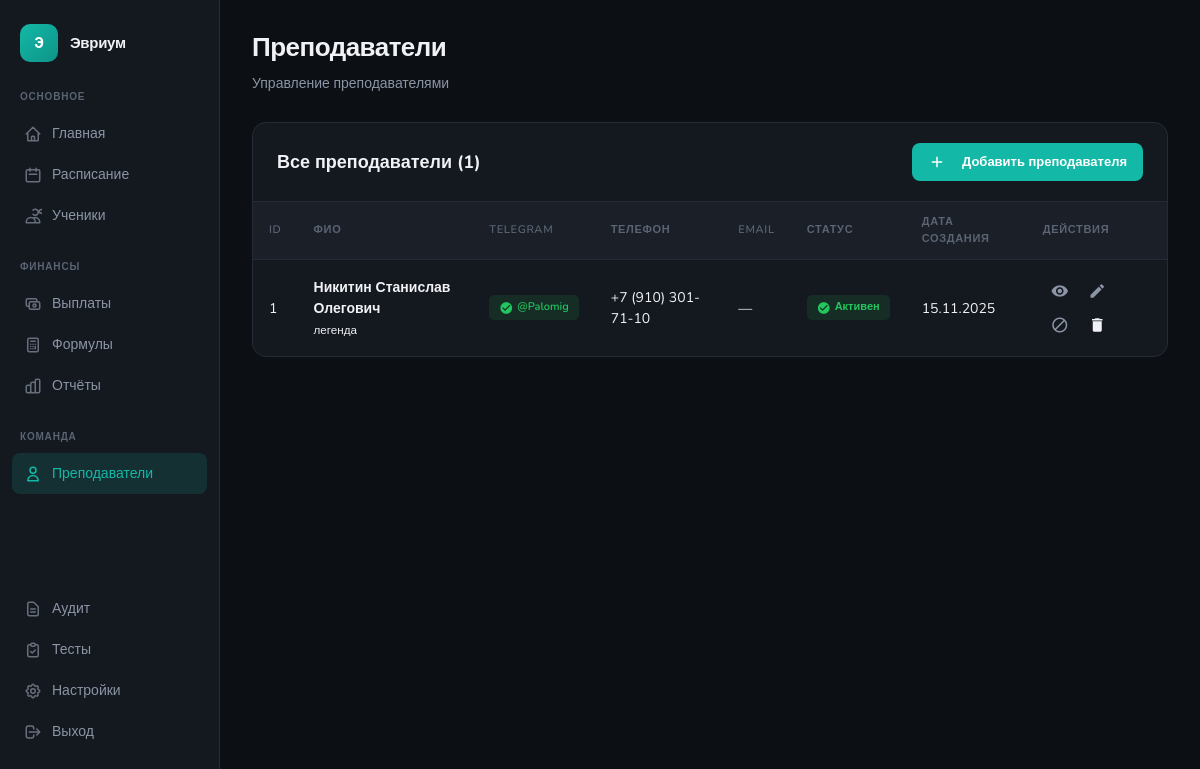
The page /zarplata/teachers.php (signed in) on the database as committed earlier.
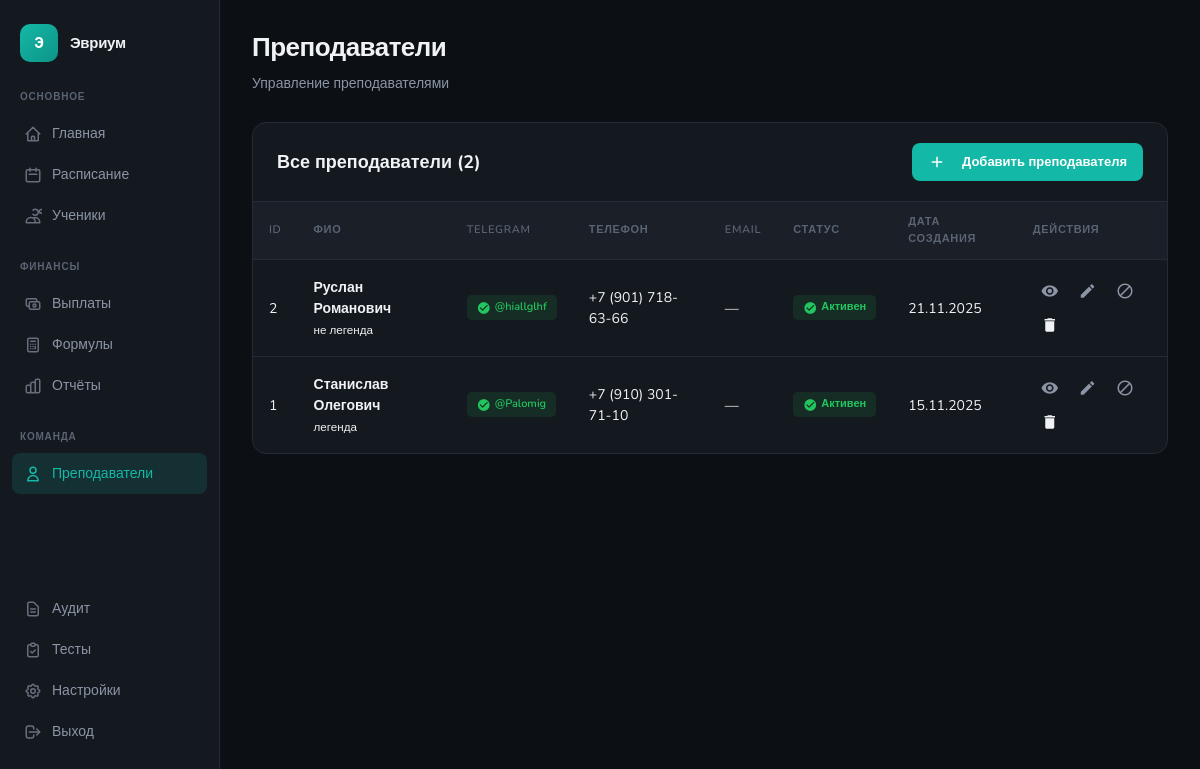
The same page on the database as committed later.
### tables this page shows
CREATE TABLE IF NOT EXISTS `teachers` (
  `id` int(11) NOT NULL AUTO_INCREMENT,
  `name` varchar(100) NOT NULL,
  `display_name` varchar(50) DEFAULT NULL,
  `telegram_id` bigint(20) DEFAULT NULL,
  `telegram_username` varchar(50) DEFAULT NULL,
  `phone` varchar(20) DEFAULT NULL,
  `email` varchar(100) DEFAULT NULL,
  `formula_id_group` int(11) DEFAULT NULL,
  `formula_id_individual` int(11) DEFAULT NULL,
  `formula_id` int(11) DEFAULT NULL,
  `active` tinyint(1) DEFAULT '1',
  `notes` text,
  `created_at` datetime DEFAULT CURRENT_TIMESTAMP,
  `updated_at` datetime DEFAULT CURRENT_TIMESTAMP ON UPDATE CURRENT_TIMESTAMP,
  PRIMARY KEY (`id`),
  UNIQUE KEY `telegram_id` (`telegram_id`),
  KEY `idx_telegram_id` (`telegram_id`),
  KEY `idx_active` (`active`),
  KEY `idx_formula_id` (`formula_id`),
  KEY `idx_formula_group` (`formula_id_group`),
  KEY `idx_formula_individual` (`formula_id_individual`)
);

### zarplata/config/db.php (called while the page is built, shortened)
<?php
$pdo = null;
function getDB() {
    global $pdo;
    if ($pdo === null) {
        try {
            $dsn = sprintf(
                "mysql:host=%s;dbname=%s;charset=%s",
                DB_HOST,
                DB_NAME,
                DB_CHARSET
            );
            $options = [
                PDO::ATTR_ERRMODE => PDO::ERRMODE_EXCEPTION,
                PDO::ATTR_DEFAULT_FETCH_MODE => PDO::FETCH_ASSOC,
                PDO::ATTR_EMULATE_PREPARES => false,
            ];
            $pdo = new PDO($dsn, DB_USER, DB_PASS, $options);
        } catch (PDOException $e) {
            error_log("Database connection failed: " . $e->getMessage());
            die("Ошибка подключения к базе данных");
        }
    }
    return $pdo;
}
function dbQuery($sql, $params = []) {
    try {
        $pdo = getDB();
        $stmt = $pdo->prepare($sql);
        $stmt->execute($params);
        return $stmt->fetchAll();
    } catch (PDOException $e) {
        error_log("Query failed: " . $e->getMessage());
        return [];
    }
}

### zarplata/config/helpers.php (called while the page is built, shortened)
<?php
function e($text) {
    return htmlspecialchars($text ?? '', ENT_QUOTES, 'UTF-8');
}
function formatDate($date, $format = 'd.m.Y') {
    $timestamp = strtotime($date);
    return $timestamp ? date($format, $timestamp) : '—';
}
function formatPhone($phone) {
    $cleaned = preg_replace('/\D/', '', $phone);
    if (preg_match('/^([78])(\d{3})(\d{3})(\d{2})(\d{2})$/', $cleaned, $matches)) {
        return sprintf('+%s (%s) %s-%s-%s', $matches[1], $matches[2], $matches[3], $matches[4], $matches[5]);
    }
    return $phone;
}
function truncate($text, $length = 100, $suffix = '...') {
    if (mb_strlen($text) <= $length) {
        return $text;
    }
    return mb_substr($text, 0, $length) . $suffix;
}

### zarplata/teachers.php (the view, shortened to what the changed rows need)
<?php
require_once __DIR__ . '/config/db.php';
require_once __DIR__ . '/config/helpers.php';
$teachers = dbQuery(
    "SELECT t.*,
            fg.name as formula_group_name,
            fi.name as formula_individual_name
     FROM teachers t
     LEFT JOIN payment_formulas fg ON t.formula_id_group = fg.id
     LEFT JOIN payment_formulas fi ON t.formula_id_individual = fi.id
     ORDER BY t.active DESC, t.name ASC",
    []
);
require_once __DIR__ . '/templates/header.php';
?>
<div class="table-container">
    <div class="table-header">
        <h2 class="table-title">Все преподаватели (<?= count($teachers) ?>)</h2>
        <button class="btn btn-primary" onclick="openTeacherModal()">
            <span class="material-icons" style="margin-right: 8px; font-size: 18px;">add</span>
            Добавить преподавателя
        </button>
    </div>
    <?php if (empty($teachers)): ?>
        <div class="empty-state">
            <div class="material-icons">person_off</div>
            <p>Нет преподавателей в системе</p>
            <p style="margin-top: 8px;">
                <button class="btn btn-primary" onclick="openTeacherModal()">
                    Добавить первого преподавателя
                </button>
            </p>
        </div>
    <?php else: ?>
        <table id="teachers-table">
            <thead>
                <tr>
                    <th>ID</th>
                    <th>ФИО</th>
                    <th>Telegram</th>
                    <th>Телефон</th>
                    <th>Email</th>
                    <th>Статус</th>
                    <th>Дата создания</th>
                    <th>Действия</th>
                </tr>
            </thead>
            <tbody>
                <?php foreach ($teachers as $teacher): ?>
                    <tr data-teacher-id="<?= $teacher['id'] ?>">
                        <td><?= $teacher['id'] ?></td>
                        <td>
                            <strong><?= e($teacher['name']) ?></strong>
                            <?php if ($teacher['notes']): ?>
                                <br>
                                <small style="color: var(--text-medium-emphasis);">
                                    <?= e(truncate($teacher['notes'], 50)) ?>
                                </small>
                            <?php endif; ?>
                        </td>
                        <td>
                            <?php if ($teacher['telegram_id']): ?>
                                <span class="badge badge-success">
                                    <span class="material-icons" style="font-size: 14px;">check_circle</span>
                                    @<?= e($teacher['telegram_username'] ?: 'ID: ' . $teacher['telegram_id']) ?>
                                </span>
                            <?php endif; ?>
                        </td>
                        <td><?= $teacher['phone'] ? formatPhone($teacher['phone']) : '—' ?></td>
                        <td><?= e($teacher['email'] ?: '—') ?></td>
                        <td>
                            <?php if ($teacher['active']): ?>
                                <span class="badge badge-success">
                                    <span class="material-icons" style="font-size: 14px;">check_circle</span>
                                    Активен
                                </span>
                            <?php endif; ?>
                        </td>
                        <td><?= formatDate($teacher['created_at']) ?></td>
                        <td>
                            <button class="btn btn-text" onclick="viewTeacher(<?= $teacher['id'] ?>)" title="Просмотр">
                                <span class="material-icons" style="font-size: 18px;">visibility</span>
                            </button>
                            <button class="btn btn-text" onclick="editTeacher(<?= $teacher['id'] ?>)" title="Редактировать">
                                <span class="material-icons" style="font-size: 18px;">edit</span>
                            </button>
                            <button class="btn btn-text" onclick="toggleTeacherActive(<?= $teacher['id'] ?>)" title="<?= $teacher['active'] ? 'Деактивировать' : 'Активировать' ?>">
                                <span class="material-icons" style="font-size: 18px;"><?= $teacher['active'] ? 'block' : 'check_circle' ?></span>
                            </button>
                            <button class="btn btn-text" onclick="deleteTeacher(<?= $teacher['id'] ?>)" title="Удалить" style="color: var(--md-error);">
                                <span class="material-icons" style="font-size: 18px;">delete</span>
                            </button>
                        </td>
                    </tr>
                <?php endforeach; ?>
            </tbody>
        </table>
    <?php endif; ?>
</div>
<?php require_once __DIR__ . '/templates/footer.php'; ?>

Rows that differ between the two databases and show on the page:
added teachers: id "2", name "Руслан Романович", notes "не легенда", telegram_username "hiallglhf", phone "+7 (901) 718-63-66", email "—", active 1 (drawn), created_at "21.11.2025"
changed teachers "легенда": name "Никитин Станислав Олегович" → "Станислав Олегович"
Other text that changed with them:
count($teachers): "1" → "2"
